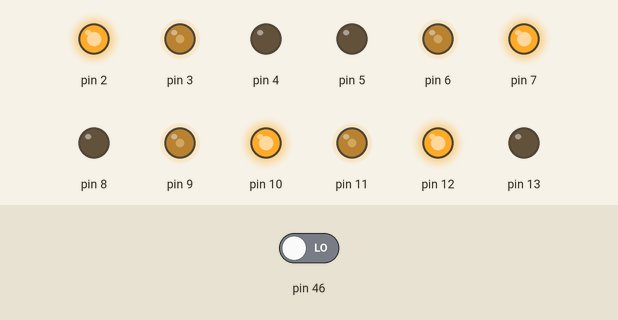
A sketch run on a simulated Arduino Uno, built with avr-gcc and run on an emulated ATmega328P. Shown: output pins drawn as LEDs (lit = HIGH). Inputs (shaded band) come from the test bench; at power-on: pin 46 LOW.

Above: at 0.1 s.
At 1.1 s:
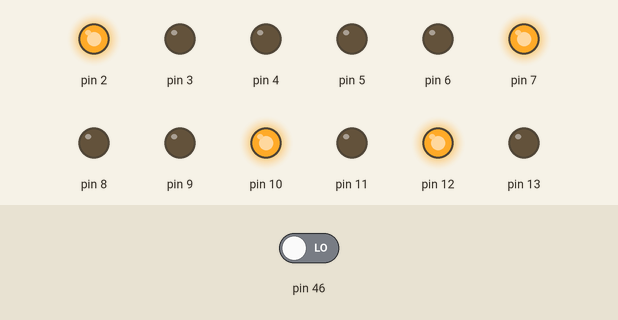
Timing chart, 0 to 2.6 s (numbered marks = the images above):
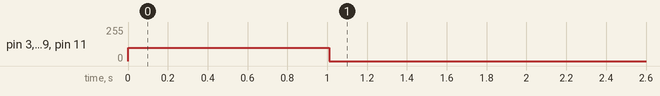

The sketch:

arduino.ino
```cpp
#include "proximity/HCSR04.cpp"
#include "motors/L298N.cpp"

void setup() {
  Serial.begin(9600);

  setupHCSR04();
  setupL298N();

  forward(10, 100);
}

void loop() {
  if (loopHCSR04() == 1)
  {
    stop();
  }
}
```

Measured:
- by itself, pin 3, pin 6, pin 9, pin 11: 100/255 → 0/255 at 1.0 s
